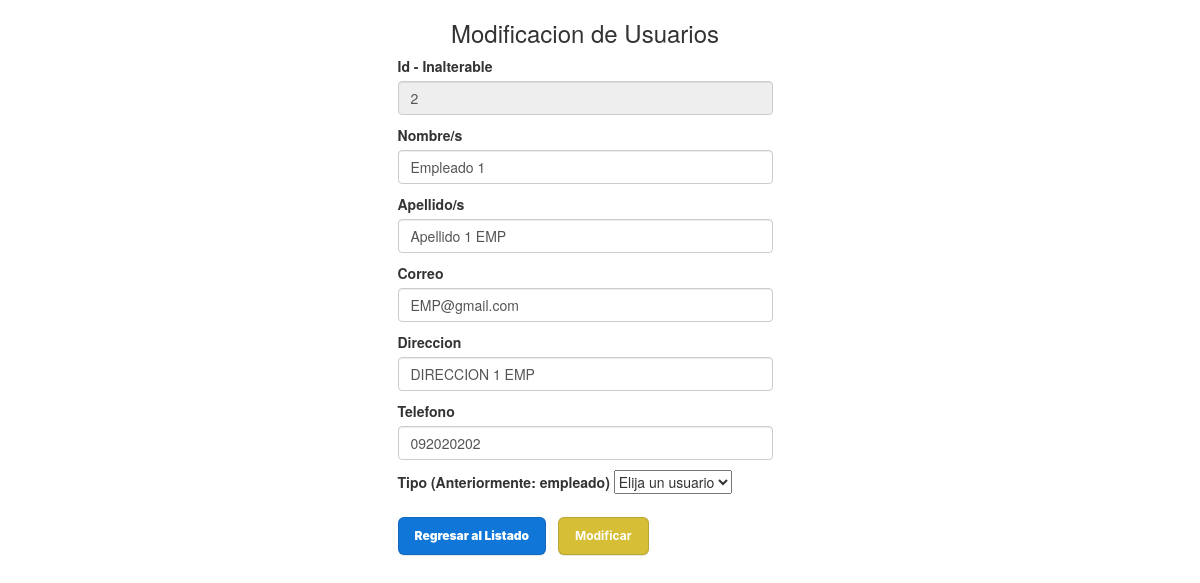
/PAGINA_ModificarUsuario.php?id=2, run on an earlier commit of the app's database.
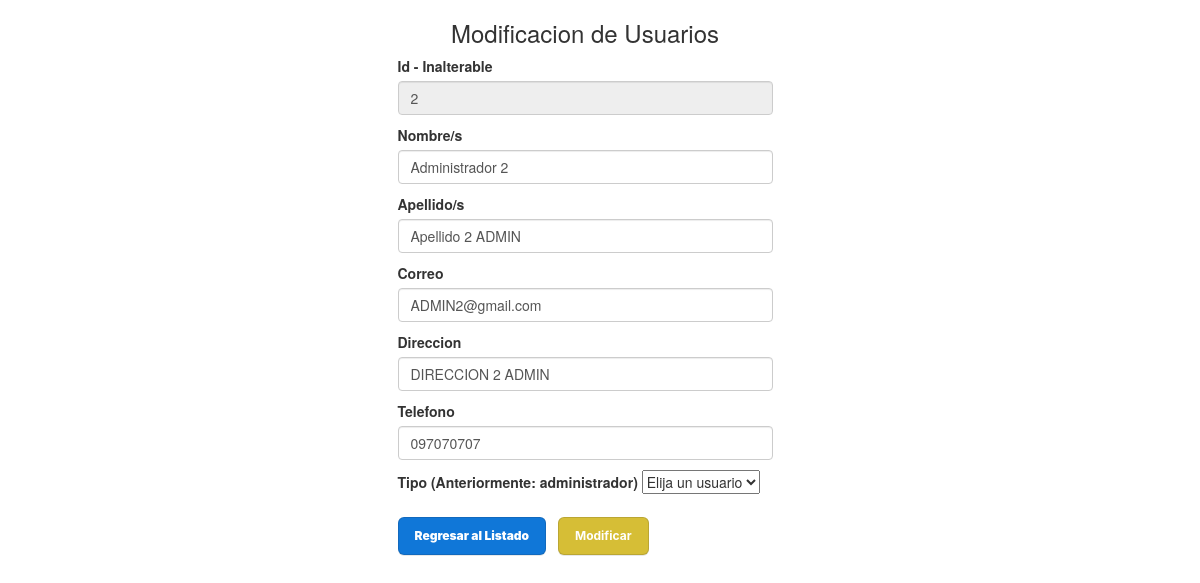
And on a later commit of the database.
### tables this page shows
CREATE TABLE `usuario` (
  `id_usuario` int(10) PRIMARY KEY NOT NULL AUTO_INCREMENT COMMENT 'ID del Usuario',
  `nombre` varchar(40) NOT NULL COMMENT 'Nombre del Usuario',
  `apellido` varchar(40) NOT NULL COMMENT 'Apellido del Usuario',
  `correo` varchar(60) NOT NULL COMMENT 'Correo del Usuario',
  `password` varchar(20) NOT NULL COMMENT 'Clave del Usuario',
  `direccion` varchar(80) DEFAULT NULL COMMENT 'Direcciín de envío del Usuario',
  `telefono` varchar(18) DEFAULT NULL COMMENT 'Teléfono de contacto del Usuario',
  `tipo` varchar(30) NOT NULL DEFAULT 'cliente' COMMENT 'Tipo de usuario, para las jerarquias y permisos'
);

### modelo/conexion.php (called while the page is built)
<?php
class Conectar{
    public static function conexion (){
        try{
            $host ="localhost";
            $user ="root";
            $pass="";
            $bd="proyecto_grupo2";
            $con = mysqli_connect($host,$user,$pass);
            mysqli_select_db($con,$bd);
            return $con;
        }catch(Exception $e){
    die('Error'.$e->getMessage());
    echo "La linea de error " . $e->getLine();
        }
    }
    }
?>

### modelo/Usuario.php (called while the page is built, shortened)
<?php
class Usuario
{
    private $con;
    public function __construct()
    {
        require_once("conexion.php");
        $this->con = Conectar::conexion();
    }
    public function get_data($id)
    {
        $sql = "SELECT * FROM usuario WHERE id_usuario = $id";
        $query = mysqli_query($this->con, $sql);
        return $query;
    }
}
?>

### vista/MODIFICAR_Usuario_VISTA.php (the view, shortened to what this page needs)
<!DOCTYPE html>
<html lang="es">
<head>
        <link rel="stylesheet" href="assets/styles2.css">
        <link href="https://cdn.jsdelivr.net/npm/bootstrap@5.2.0/dist/css/bootstrap.min.css" rel="stylesheet">
        <link href="https://maxcdn.bootstrapcdn.com/bootstrap/3.3.7/css/bootstrap.min.css" rel="stylesheet">
        <link href="https://maxcdn.bootstrapcdn.com/font-awesome/4.7.0/css/font-awesome.min.css" rel="stylesheet">
</head>
<body>
        <?php foreach ($usuario_modificar as $usuario) : ?>
                <form class="col-4" method="POST">
                        <h3 class="text-center">Modificacion de Usuarios</h3>
                        <div class="mb-3">
                                <label class="form-label">Id - Inalterable</label>
                                <input type="text" class="form-control" name="id" value="<?php echo $usuario['id_usuario'] ?>" readonly>
                        </div>
                        <div class="mb-3">
                                <label class="form-label">Nombre/s</label>
                                <input type="text" class="form-control" name="nombre" value="<?php echo $usuario['nombre'] ?>">
                        </div>
                        <div class="mb-3">
                                <label class="form-label">Apellido/s</label>
                                <input type="text" class="form-control" name="apellido" value="<?php echo $usuario['apellido'] ?>">
                        </div>
                        <div class="mb-3">
                                <label class="form-label">Correo</label>
                                <input type="email" class="form-control" name="correo" value="<?php echo $usuario['correo'] ?>">
                        </div>
                        <div class="mb-3">
                                <label class="form-label">Direccion</label>
                                <input type="text" class="form-control" name="direccion" value="<?php echo $usuario['direccion'] ?>">
                        </div>
                        <div class="mb-3">
                                <label class="form-label">Telefono</label>
                                <input type="number" class="form-control" name="telefono" value="<?php echo $usuario['telefono'] ?>">
                        </div>
                        <div class="mb-3">
                                <label class="form-label">Tipo (Anteriormente: <?php echo $usuario['tipo'] ?>)</label>
                                <select name="tipo" id="format">
                                        <option value="NoSelecciono" selected disabled hidden>Elija un usuario</option>
                                </select>
                        </div>
                        <div><a href="PAGINA_GestionUsuarios.php" class="button-2" style="color:white; text-decoration:none;">Regresar al Listado</a>
                                <button type="submit" class="button-3" name="modificacion" value="enviar">Modificar</button>
                        </div>
                </form>
        <?php endforeach; ?>
</body>
</html>

### PAGINA_ModificarUsuario.php (shortened to what this page needs)
<!DOCTYPE html>
<html lang="es">
<head>
        <link rel="stylesheet" href="assets/styles2.css">
        <link href="https://cdn.jsdelivr.net/npm/bootstrap@5.2.0/dist/css/bootstrap.min.css" rel="stylesheet">
</head>
<body>
        <div class="container-fluid row">
                <?php require_once("controlador/Modificar_usuario_controlador.php"); ?>
        </div>
</body>
</html>

### controlador/Modificar_usuario_controlador.php
<?php
require_once("modelo/Usuario.php");
if(isset($_GET['id'])){
    $id = $_GET['id'];
$usuario_mod = new Usuario();
$usuario_modificar = $usuario_mod->get_data($id);
require_once("vista/MODIFICAR_Usuario_VISTA.php");
}
?>

### assets/styles2.css (style rules this page uses)
body { font-family: 'Roboto', sans-serif; background-repeat: no-repeat; background-size: cover; }
.button-2 { appearance: none; background-color: #1077d8; border: 1px solid rgba(27, 31, 35, .15); border-radius: 6px; box-shadow: rgba(27, 31, 35, .1) 0 1px 0; box-sizing: border-box; color: #fff; cursor: pointer; display: inline-block; font-family: -apple-system, system-ui, "Segoe UI", Helvetica, Arial, sans-serif, "Apple Color Emoji", "Segoe UI Emoji"; font-size: 12px; font-weight: 900; line-height: 16px; padding: 10px 16px; margin-top: 1px; }
.button-3 { appearance: none; background-color: #d6be36; border: 1px solid rgba(27, 31, 35, .15); border-radius: 6px; box-shadow: rgba(27, 31, 35, .1) 0 1px 0; box-sizing: border-box; color: #fff; cursor: pointer; display: inline-block; font-family: -apple-system, system-ui, "Segoe UI", Helvetica, Arial, sans-serif, "Apple Color Emoji", "Segoe UI Emoji"; font-size: 12px; font-weight: 700; line-height: 16px; padding: 10px 16px; margin-top: 10px; margin-left: 8px; }
.col-4 { margin: auto; }

What changed in the data, as far as the page shows it:
changed usuario id 2: nombre "Empleado 1" → "Administrador 2"; apellido "Apellido 1 EMP" → "Apellido 2 ADMIN"; correo "EMP@gmail.com" → "ADMIN2@gmail.com"; direccion "DIRECCION 1 EMP" → "DIRECCION 2 ADMIN"; telefono "092020202" → "097070707"; tipo "empleado" → "administrador"
